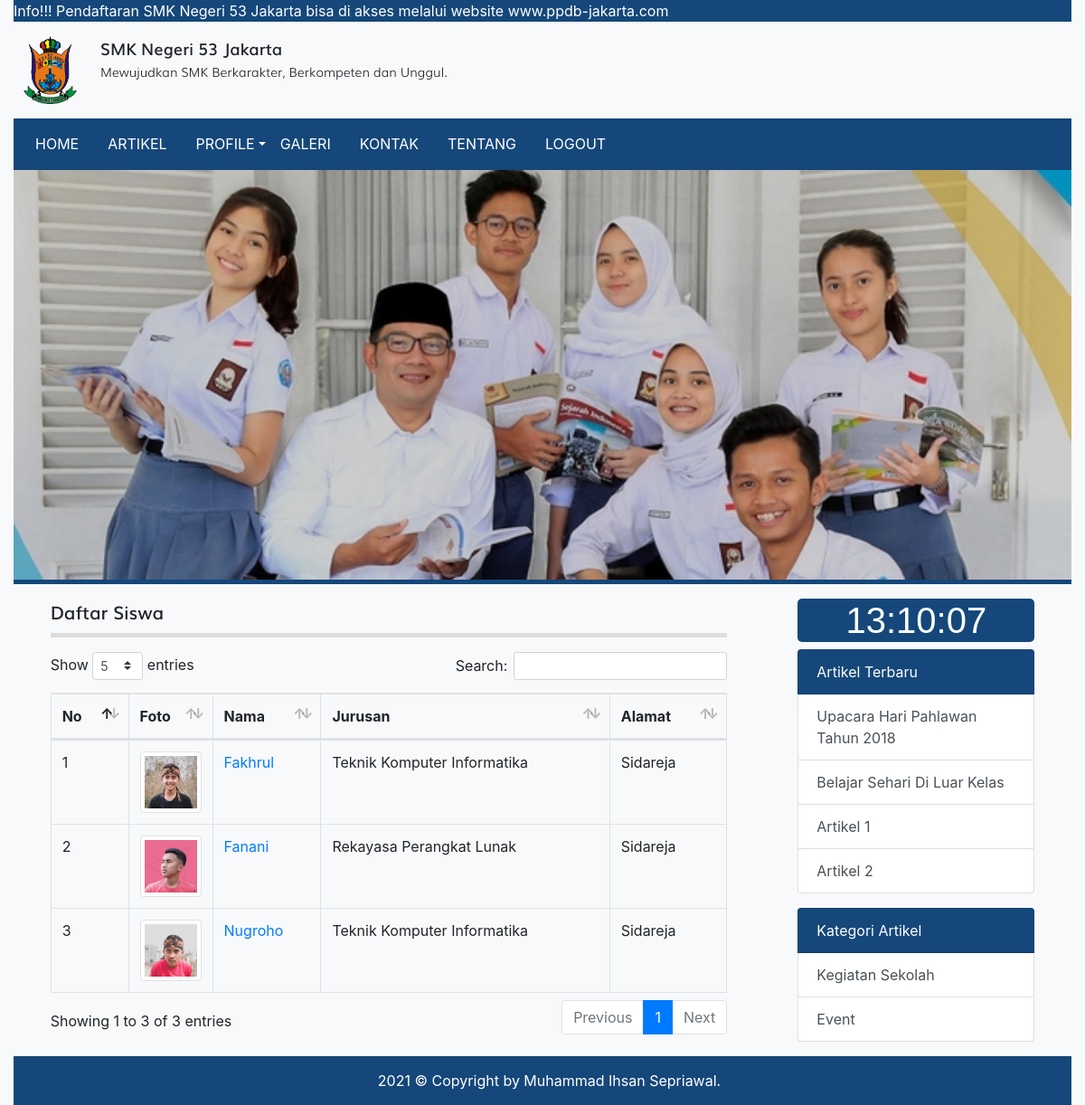
The app's page /siswa.php with its own data.
### tables this page shows
CREATE TABLE `tbl_siswa` (
  `id` int(11) NOT NULL,
  `nama` varchar(100) DEFAULT NULL,
  `nis` int(4) DEFAULT NULL,
  `jenis_kelamin` enum('L','P') DEFAULT NULL,
  `tempat_lahir` varchar(80) DEFAULT NULL,
  `tanggal_lahir` date DEFAULT NULL,
  `alamat` varchar(100) DEFAULT NULL,
  `no_hp` varchar(12) DEFAULT NULL,
  `foto` varchar(120) DEFAULT NULL,
  `id_jurusan` int(11) DEFAULT NULL
);

CREATE TABLE `tbl_jurusan` (
  `id` int(11) NOT NULL,
  `nama_jurusan` varchar(30) DEFAULT NULL,
  `ka_prodi` int(11) DEFAULT NULL
);

CREATE TABLE `tbl_artikel` (
  `id` int(11) NOT NULL,
  `judul` varchar(255) DEFAULT NULL,
  `isi` text DEFAULT NULL,
  `tanggal` date DEFAULT NULL,
  `foto` varchar(100) DEFAULT NULL,
  `id_kategori` int(11) DEFAULT NULL
);

CREATE TABLE `tbl_kategori_artikel` (
  `id` int(11) NOT NULL,
  `nama_kategori` varchar(30) DEFAULT NULL
);

### siswa.php (the view, shortened to what this page needs)
<?php
require_once 'koneksi.php';
$query = mysqli_query($koneksi, "SELECT tbl_siswa.id, tbl_siswa.nama, tbl_siswa.no_hp, tbl_siswa.foto, tbl_siswa.alamat, tbl_jurusan.nama_jurusan AS jurusan FROM tbl_siswa LEFT JOIN tbl_jurusan ON tbl_siswa.id_jurusan = tbl_jurusan.id");
$no = 1;
?>
<!DOCTYPE html>
<html>
<head>
	<link rel="stylesheet" href="resources/datatables/datatables.min.css">
	<link rel="stylesheet" href="resources/fonts/stylesheet.css">
	<link rel="stylesheet" href="resources/css/bootstrap.min.css">
	<link rel="stylesheet" href="resources/css/styles.css">
</head>
<body>
	<div class="container-fluid bg-light">
		<div class="marquee">
			<marquee direction="left">Info!!! Pendaftaran SMK Negeri 53 Jakarta bisa di akses melalui website www.ppdb-jakarta.com</marquee>
		</div>
		<div class="logo clearfix">
			<div class="float-left mt-3 mb-3">
				<img src="resources/images/logo53.png" alt="Logo Sekolah" width="80px" height="75px" class="float-left mr-3">
				<div class="text float-right">
					<span class="smk">SMK Negeri 53 Jakarta</span><br>
					<span class="visi">Mewujudkan SMK Berkarakter, Berkompeten dan Unggul.</span>
				</div>
			</div>
		</div>
		<?php require_once 'navbar.php'; ?>
		<div class="hero">
			<img src="resources/images/banner-siswa.jpg" alt="">
		</div>
		<div class="row p-3 justify-content-center">
			<div class="col-md-8">
				<div class="title mb-3">
					Daftar Siswa
				</div>
				<table id="table_id" class="dataTable table table-bordered">
				    <thead>
				        <tr>
				            <th>No</th>
				            <th width="50px">Foto</th>
				            <th>Nama</th>
				            <th>Jurusan</th>
				            <th>Alamat</th>
				        </tr>
				    </thead>
				    <tbody>
				       <?php while($row = mysqli_fetch_assoc($query)) : ?>
				       		<tr>
				       			<td><?= $no++ ?></td>
				       			<td><img src="images/siswa/<?= $row['foto'] ?>" alt="<?= $row['nama'] ?>" width="100%" class="img-thumbnail"></td>
				       			<td><a href="detail_siswa.php?id=<?= $row['id'] ?>"><?= $row['nama'] ?></a></td>
				       			<td><?= $row['jurusan'] ?></td>
				       			<td><?= $row['alamat'] ?></td>
				       		</tr>
				       <?php endwhile; ?>
				    </tbody>
				</table>
			</div>
			<?php require 'sidebar.php'; ?>
		</div>
		<div class="text-white foot">
			2021 © Copyright by Muhammad Ihsan Sepriawal.
		</div>
	</div>
</body>
</html>

### sidebar.php (shortened to what this page needs)
<?php
$query_artikel_terbaru = mysqli_query($koneksi, "SELECT * FROM tbl_artikel ORDER BY tanggal ASC LIMIT 4");
$query_kategori_artikel= mysqli_query($koneksi, "SELECT * FROM tbl_kategori_artikel LIMIT 4");
?>
<div class="col-md-3 ml-5">
	<div class="list-group">
		 <h1 class="text-center" style="font-size: 40px; font-family: arial; background-color: #15477A; border-radius: 5px; color: #fff;" id="jam"></h1>
	</div>
	<div class="list-group">
		<span class="list-group-item text-white" style="background-color: #15477A;">Artikel Terbaru</span>
		<?php while($artikel_terbaru = mysqli_fetch_assoc($query_artikel_terbaru)) : ?>
			<a href="detail_artikel.php?id=<?= $artikel_terbaru['id'] ?>" class="list-group-item list-group-item-action"><?= $artikel_terbaru['judul'] ?></a>
		<?php endwhile; ?>
	</div>
	<div class="list-group">
		<span class="list-group-item text-white mt-3" style="background-color: #15477A;">Kategori Artikel</span>
		<?php while($kategori_artikel = mysqli_fetch_assoc($query_kategori_artikel)) : ?>
			<a href="kategori.php?id=<?= $kategori_artikel['id'] ?>" class="list-group-item list-group-item-action"><?= $kategori_artikel['nama_kategori'] ?></a>
		<?php endwhile; ?>
	</div>
</div>

### resources/css/styles.css (style rules this page uses)
body { background-image: url('../images/bg_all.jpg'); }
.marquee { background-color: #15477A; color: #fff; }
.smk { font-family: 'mulisemibold'; font-size: 18px; }
.visi { font-family: 'mulilight'; font-size: 14px; }
.hero { border-bottom: 5px solid #15477A; }
.hero img { width: 100%; }
.title { font-family: 'mulisemibold'; font-size: 20px; padding-bottom: 7.5px; border-bottom: 5px solid #ddd }
.foot { background-color: #15477A; padding: 15px 15px 15px 30px; text-align: center; }

### records on screen
tbl_siswa: foto (picture), nama "Fakhrul", id_jurusan.nama_jurusan "Teknik Komputer Informatika", alamat "Sidareja"
tbl_siswa: foto (picture), nama "Fanani", id_jurusan.nama_jurusan "Rekayasa Perangkat Lunak", alamat "Sidareja"
tbl_siswa: foto (picture), nama "Nugroho", id_jurusan.nama_jurusan "Teknik Komputer Informatika", alamat "Sidareja"
tbl_artikel: judul "Upacara Hari Pahlawan Tahun 2018"
tbl_artikel: judul "Belajar Sehari Di Luar Kelas"
tbl_artikel: judul "Artikel 1"
tbl_artikel: judul "Artikel 2"
tbl_kategori_artikel: nama_kategori "Kegiatan Sekolah"
tbl_kategori_artikel: nama_kategori "Event"
